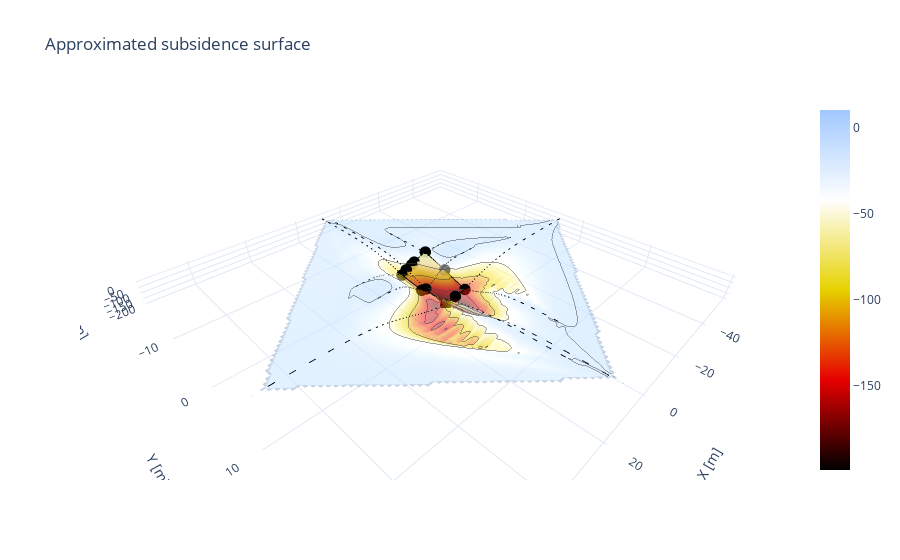

Here is the notebook cell this chart was saved with:
### Markdown cell above
### <strong> 0.3 | Estimating the greenfield soil profile for the building</strong>

### Code cell
ijsselsteinseweg.fit_function(i_guess = 1, tolerance = 1e-2, step = 1) # Fit gaussian shapes to walls
plots.subsidence(ijsselsteinseweg, building = False, soil= True, deformation= True)
